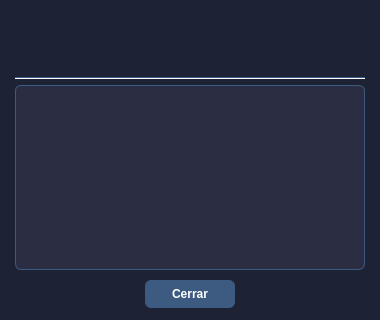
<?xml version="1.0" encoding="UTF-8"?>
<ui version="4.0">
 <class>DialogNovedades</class>
 <widget class="QDialog" name="DialogNovedades">
  <property name="geometry">
   <rect><x>0</x><y>0</y><width>380</width><height>320</height></rect>
  </property>
  <property name="windowTitle"><string>Novedades</string></property>
  <property name="styleSheet">
   <string notr="true">background-color: #1e2235; color: white;</string>
  </property>

  <!-- Título -->
  <widget class="QLabel" name="DlgTitulo">
   <property name="geometry"><rect><x>15</x><y>15</y><width>350</width><height>30</height></rect></property>
   <property name="styleSheet"><string notr="true">color:#5EC9E0;font-size:16px;font-weight:bold;</string></property>
   <property name="text"><string></string></property>
   <property name="wordWrap"><bool>true</bool></property>
  </widget>

  <!-- Subtítulo -->
  <widget class="QLabel" name="DlgSubtitulo">
   <property name="geometry"><rect><x>15</x><y>50</y><width>350</width><height>22</height></rect></property>
   <property name="styleSheet"><string notr="true">color:#aaaaaa;font-size:12px;</string></property>
   <property name="text"><string></string></property>
  </widget>

  <!-- Separador -->
  <widget class="QFrame" name="DlgSeparador">
   <property name="geometry"><rect><x>15</x><y>77</y><width>350</width><height>2</height></rect></property>
   <property name="styleSheet"><string notr="true">background-color:#3d5a80;</string></property>
   <property name="frameShape"><enum>QFrame::HLine</enum></property>
  </widget>

  <!-- Descripción -->
  <widget class="QTextEdit" name="DlgDescripcion">
   <property name="geometry"><rect><x>15</x><y>85</y><width>350</width><height>185</height></rect></property>
   <property name="styleSheet"><string notr="true">QTextEdit{background-color:#2b2d42;color:white;border:1px solid #3d5a80;border-radius:6px;font-size:12px;padding:8px;}</string></property>
   <property name="readOnly"><bool>true</bool></property>
   <property name="plainText"><string></string></property>
  </widget>

  <!-- Botón cerrar -->
  <widget class="QPushButton" name="BtnCerrar">
   <property name="geometry"><rect><x>145</x><y>280</y><width>90</width><height>28</height></rect></property>
   <property name="styleSheet"><string notr="true">QPushButton{background-color:#3d5a80;color:white;border:none;border-radius:6px;font-size:12px;font-weight:bold;}QPushButton:hover{background-color:#2c4a70;}</string></property>
   <property name="text"><string>Cerrar</string></property>
  </widget>

 </widget>
 <resources/>
 <connections/>
</ui>
